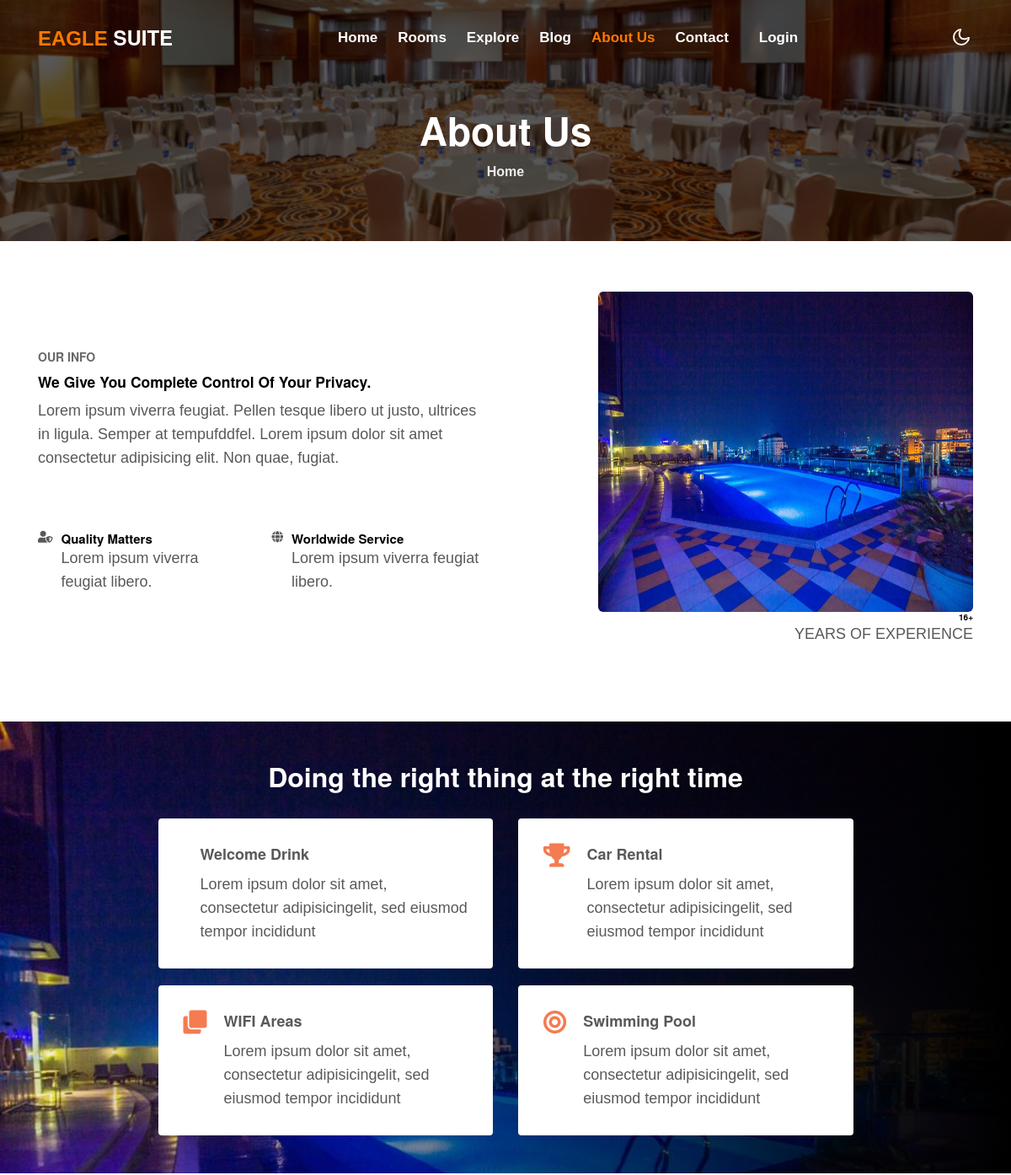
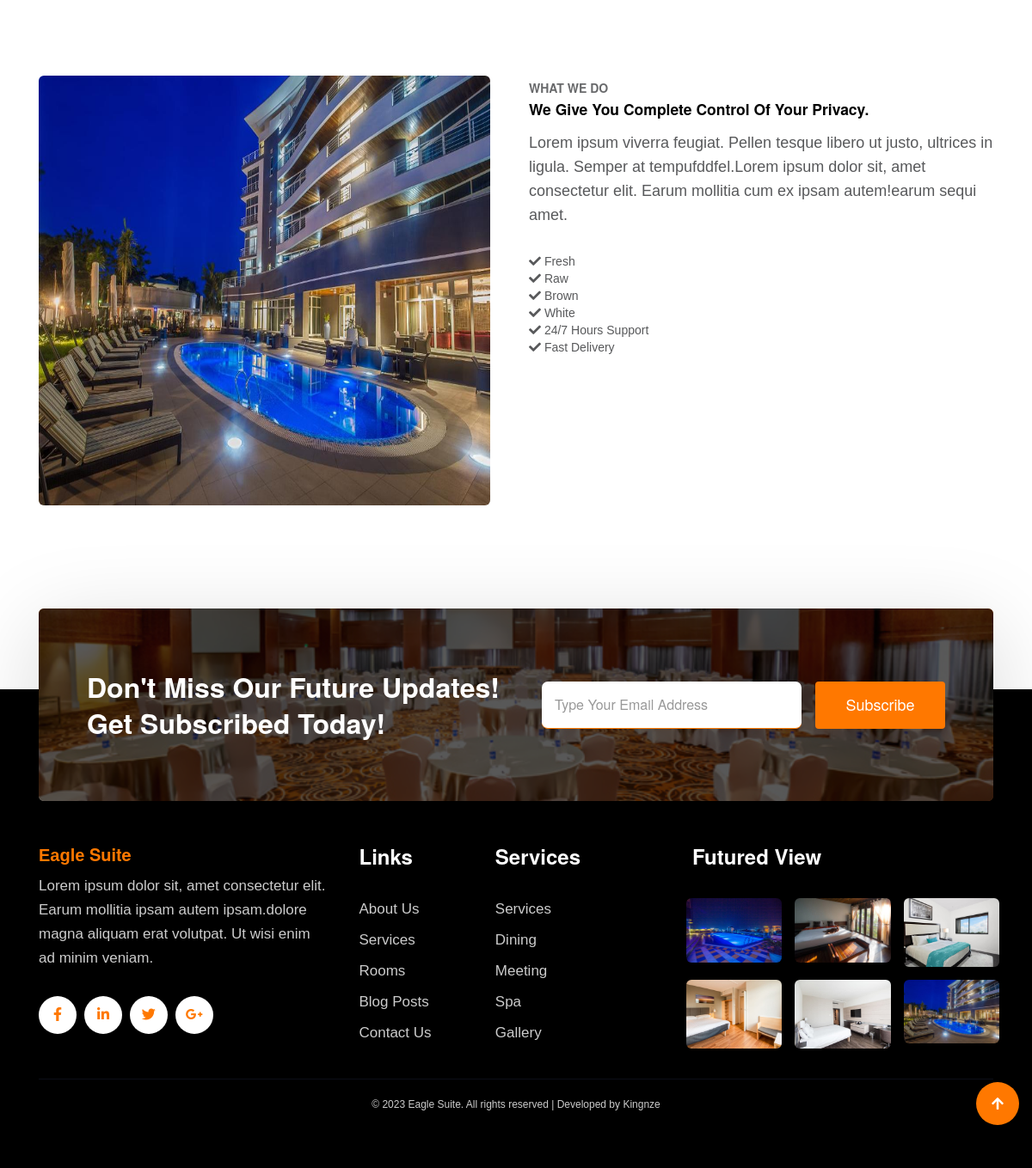
/about, run on the app's committed database (2 pictures, top to bottom).
### eagles/models.py (models this page shows, shortened)
class Ourinfo(models.Model):
    subtitle = models.CharField(max_length=200)
    title = models.CharField(max_length=500)
    years = models.CharField(max_length=500)
    number = models.CharField(max_length=500)
    subtitle_1 = models.CharField(max_length=500)
    subtitle_2 = models.CharField(max_length=500)
    text_1 = models.TextField(blank=True)
    text_2 = models.TextField(blank=True)
    leadimg = models.ImageField(default='myleadimg.jpg',null=True,blank=True)
    body = RichTextField()
    published = models.BooleanField(default=True)
    date = models.DateTimeField(default=datetime.now, blank=True)
    class Meta:
        db_table = 'Ourinfo'
        managed = True
        verbose_name = 'Ourinfo'
        verbose_name_plural = 'Ourinfo'

class About(models.Model):
    title_1 = models.CharField(max_length=500)
    title_2 = models.CharField(max_length=500)
    title_3 = models.CharField(max_length=500)
    title_4 = models.CharField(max_length=500)
    text_1 = models.TextField(blank=True)
    text_2 = models.TextField(blank=True)
    text_3 = models.TextField(blank=True)
    text_4 = models.TextField(blank=True)
    published = models.BooleanField(default=True)

class Whoweare(models.Model):
    subtitle = models.CharField(max_length=200)
    title = models.CharField(max_length=500)
    text_1 = models.CharField(max_length=500)
    text_2 = models.CharField(max_length=500)
    text_3 = models.CharField(max_length=500)
    text_4 = models.CharField(max_length=500)
    text_5 = models.CharField(max_length=500)
    text_6 = models.CharField(max_length=500)
    leadimg = models.ImageField(default='myleadimg.jpg',null=True,blank=True)
    body = RichTextField()
    published = models.BooleanField(default=True)
    date = models.DateTimeField(default=datetime.now, blank=True)
    class Meta:
        db_table = 'Whoweare'
        managed = True
        verbose_name = 'Whoweare'
        verbose_name_plural = 'Whoweare'

### eagles/views.py (the view)
# urls.py: path('about',views.about,name='about'),
def about(request):
    about = About.objects.all()[:1]
    ourinfo = Ourinfo.objects.all()[:1]
    whoweare = Whoweare.objects.all()[:1]
    context = {
        'about': about,
        'ourinfo': ourinfo,
        'whoweare':whoweare,
    }
    return render(request,'eagles/about.html',context)

### templates/eagles/about.html (shortened to what this page needs)
{% extends "base.html" %}
{% load static %}
{% block content %}
<div class="inner-banner py-5">
    <section class="w3l-breadcrumb text-left py-sm-5 ">
        <div class="container">
            <div class="w3breadcrumb-gids">
                <br><br>
                <div class="w3breadcrumb-left text-left">
                    <h2 class="inner-w3-title mt-lg-5 mt-5 text-center">
                        About Us </h2>
                </div>
                <div class="w3breadcrumb-right">
                    <ul class="breadcrumbs-custom-path">
                        <li><a href="{% url 'index' %}">Home</a></li>
                    </ul>
                </div>
            </div>
        </div>
    </section>
</div>
<section class="w3l-ab-page py-5" id="about1">
    <div class="container py-lg-5 py-md-4 py-2">
        <div class="row align-items-center">
            {% if ourinfo %}
            {% for item in ourinfo %}
              <div class="col-lg-6 pe-lg-5">
                <h6 class="title-subw3hny mb-2">{{ item.subtitle}}</h6>
                <h3 class="title-w3l mb-2">{{ item.title}}</h3>
                <p class="mt-3">{{ item.body | truncatechars:300 | safe }}</p>
                <div class="row two-grids mt-5 pt-lg-4">
                    <div class="col-sm-6 grids_info d-flex">
                        <i class="fas fa-user-shield"></i>
                        <div class="detail ms-3">
                            <h4>{{ item.subtitle_1}}</h4>
                            <p>{{ item.text_1}}</p>
                        </div>
                    </div>
                    <div class="col-sm-6 grids_info d-flex mt-sm-0 mt-4">
                        <i class="fas fa-globe"></i>
                        <div class="detail ms-3">
                            <h4>{{ item.subtitle_2}}</h4>
                            <p>{{ item.text_2}}</p>
                        </div>
                    </div>
                </div>
            </div>
            <div class="col-lg-5 offset-lg-1 text-end mt-lg-0 mt-5 position-relative">
                <img style="height: 38rem;" src="{{item.leadimg.url}}" alt="" class="img-fluid radius-image">
                <div class="imginfo__box">
                    <h6 class="imginfo__title">{{ item.number}}+</h6>
                    <p>{{ item.years}}</p>
                </div>
            </div>
            {% endfor %}
            {% endif %}
        </div>
    </div>
</section>
<section class="w3-about-2 py-5" id="features">
    <div class="w3-services-ab py-5">
        <div class="container py-lg-4 py-md-3">
            <div class="row w3-services-grids">
                <div class="col-lg-9 w3-services-right-grid pl-lg-5 mx-auto">
                    <h4  class="mb-md-5 mb-4 text-center">Doing the right thing at the right time</h4>
                    <div class="fea-gd-vv row">
                        {% if about %}
                        {% for item in about %}
                        <div class="col-md-6">
                            <div class="float-lt feature-gd">
                                <div class="icon-info">
                                    <h5>{{ item.title_1}}</h5>
                                    <p>{{ item.text_1}}</p>
                                </div>
                            </div>
                        </div>
                        <div class="col-md-6 mt-md-0 mt-4">
                            <div class="float-mid feature-gd">
                                <div class="icon"> <span class="fa fa-trophy" aria-hidden="true"></span></div>
                                <div class="icon-info">
                                    <h5>{{ item.title_2}}</h5>
                                    <p>{{ item.text_2}}</p>
                                </div>
                            </div>
                        </div>
                        <div class="col-md-6 mt-4 pt-md-2">
                            <div class="float-rt feature-gd">
                                <div class="icon"> <span class="fa fa-clone" aria-hidden="true"></span></div>
                                <div class="icon-info">
                                    <h5>{{ item.title_3}}</h5>
                                    <p>{{ item.text_3}}</p>
                                </div>
                            </div>
                        </div>
                        <div class="col-md-6 mt-4 pt-md-2">
                            <div class="float-lt feature-gd">
                                <div class="icon"> <span class="fa fa-bullseye" aria-hidden="true"></span></div>
                                <div class="icon-info">
                                    <h5>{{ item.title_4}}</h5>
                                    <p>{{ item.text_4}}</p>
                                </div>
                            </div>
                        </div>
                        {% endfor %}
                        {% endif %}
                    </div>
                </div>
            </div>
        </div>
    </div>
</section>
<section class="w3l-index-about py-5" id="about2">
    <div class="container py-md-5 py-2">
        <div class="row">
            {% if whoweare %}
            {% for item in whoweare %}
               <div class="col-lg-6 pe-lg-5">
                <div class="w3l-abouthny-img">
                    <img style="height: 50rem;" src="{{item.leadimg.url}}" alt="" class="img-fluid radius-image">
                </div>
            </div>
            <div class="col-lg-6 mt-lg-0 mt-5">
                <div class="w3l-abouthny-info">
                    <h6 class="title-subw3hny">{{ item.subtitle}}</h6>
                    <h3 class="title-w3l">{{ item.title}}</h3>
                    <p class="mt-4">{{ item.body | truncatechars:300 | safe }}</p>
                    <ul class="w3l-right-book w3l-right-book-grid mt-md-5 mt-4">
                        <li><span class="fas fa-check"></span> {{ item.text_1}}</li>
                        <li><span class="fas fa-check"></span> {{ item.text_2}}</li>
                        <li><span class="fas fa-check"></span> {{ item.text_3}}</li>
                        <li><span class="fas fa-check"></span> {{ item.text_4}}</li>
                        <li><span class="fas fa-check"></span> {{ item.text_5}}</li>
                        <li><span class="fas fa-check"></span> {{ item.text_6}}</li>
                    </ul>
                </div>
            </div>
            {% endfor %}
            {% endif %}
        </div>
    </div>
</section>
<br><br><br>
{% endblock content %}

### data on the page
Ourinfo: subtitle "OUR INFO", title "We Give You Complete Control Of Your Privacy.", body "Lorem ipsum viverra feugiat. Pellen tesque libero ut justo, ultrices in ligula. Semper at tempufddfel. Lorem ipsum dolor sit amet consectetur adipisicing elit. Non quae, fugiat.", subtitle_1 "Quality Matters", text_1 "Lorem ipsum viverra feugiat libero.", subtitle_2 "Worldwide Service", text_2 "Lorem ipsum viverra feugiat libero.", leadimg (picture), number "16", years "YEARS OF EXPERIENCE"
About: title_1 "Welcome Drink", text_1 "Lorem ipsum dolor sit amet, consectetur adipisicingelit, sed eiusmod tempor incididunt", title_2 "Car Rental", text_2 "Lorem ipsum dolor sit amet, consectetur adipisicingelit, sed eiusmod tempor incididunt", title_3 "WIFI Areas", text_3 "Lorem ipsum dolor sit amet, consectetur adipisicingelit, sed eiusmod tempor incididunt", title_4 "Swimming Pool", text_4 "Lorem ipsum dolor sit amet, consectetur adipisicingelit, sed eiusmod tempor incididunt"
Whoweare: leadimg (picture), subtitle "WHAT WE DO", title "We Give You Complete Control Of Your Privacy.", body "Lorem ipsum viverra feugiat. Pellen tesque libero ut justo, ultrices in ligula. Semper at tempufddfel.Lorem ipsum dolor sit, amet consectetur elit. Earum mollitia cum ex ipsam autem!earum sequi amet.", text_1 "Fresh", text_2 "Raw", text_3 "Brown", text_4 "White", text_5 "24/7 Hours Support", text_6 "Fast Delivery"
